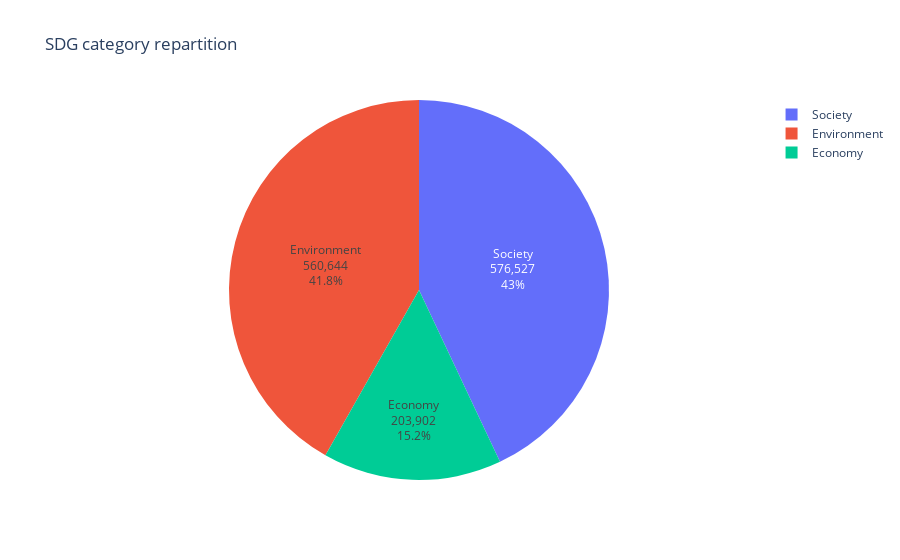

Notebook source saved alongside this figure:
### Code cell
fig.show()
fig.write_image("SDG category repartition.jpg")

### Figure 1 — Plotly figure (JSON) as saved in the notebook; plotly's stock layout.template omitted (floating-point values rounded to 4 significant figures)
{"data": [{"domain": {"x": [0.0, 1.0], "y": [0.0, 1.0]}, "hovertemplate": "label=%{label}<br>value=%{value}<extra></extra>", "labels": ["Environment", "Economy", "Society"], "legendgroup": "", "name": "", "showlegend": true, "values": [560644, 203902, 576527], "type": "pie", "textinfo": "label+percent+value", "textposition": "inside"}], "layout": {"legend": {"tracegroupgap": 0}, "title": {"text": "SDG category repartition"}}}
